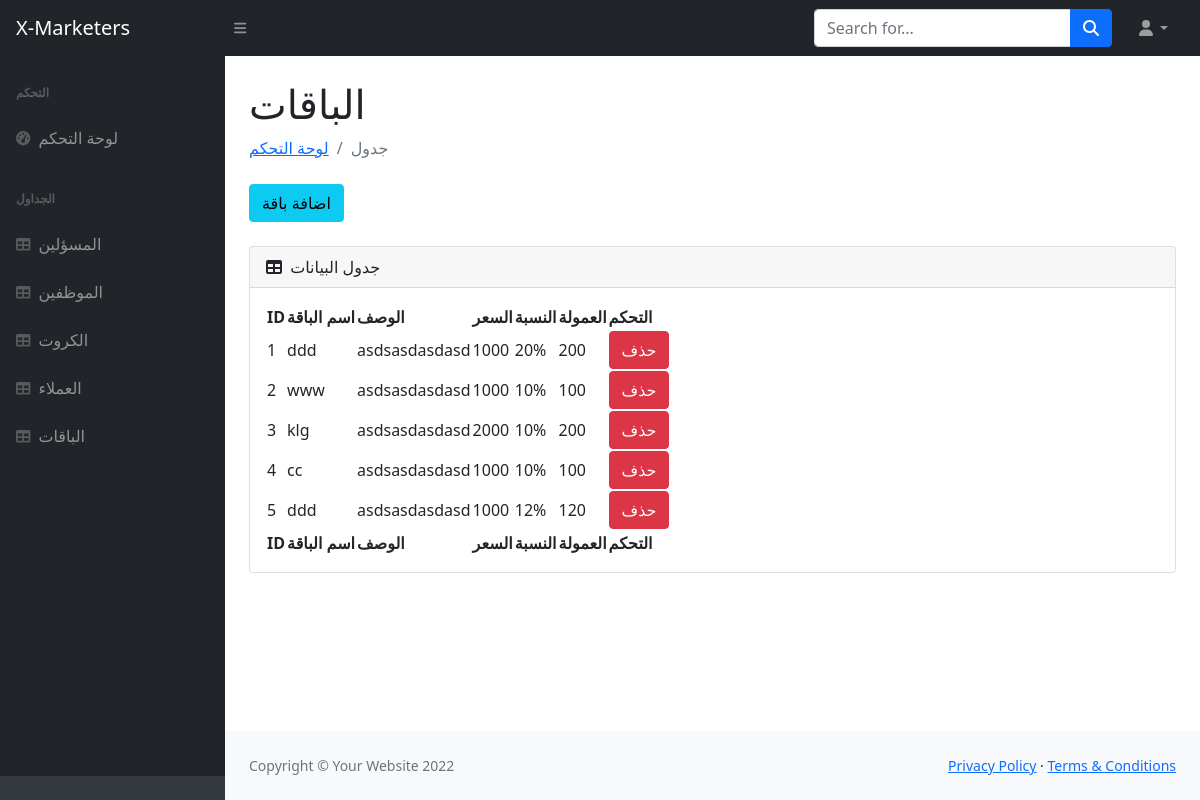
/admin/pricing.php (signed in), run on the app's committed database.
### tables this page shows
CREATE TABLE `pricing` (
  `id` int(11) NOT NULL,
  `prname` varchar(255) NOT NULL,
  `descr` text NOT NULL,
  `price` int(11) NOT NULL,
  `ratio` int(11) NOT NULL,
  `commoiswion` int(11) NOT NULL
);

### admin/design/pricing/pricing_table.php (the view, shortened to what this page needs)
<a type="button" class="btn btn-info" href="?action=add" >اضافة باقة</a>
<br />
<br />
<div class="card mb-4">
                            <div class="card-header">
                                <i class="fas fa-table me-1"></i>
                                جدول البيانات
                            </div>
                            <div class="card-body">
                                <table id="datatablesSimple">
                                    <thead>
                                        <tr>
                                            <th>ID</th>
                                            <th>اسم الباقة</th>
                                            <th>الوصف</th>
                                            <th>السعر</th>
                                            <th>النسبة</th>
                                            <th>العمولة</th>
<?php
    if ( $_SESSION['priv'] == 100 ) {
        echo "<th>التحكم</th>";
    }
?>
                                        </tr>
                                    </thead>
                                    <tfoot>
                                        <tr>
                                            <th>ID</th>
                                            <th>اسم الباقة</th>
                                            <th>الوصف</th>
                                            <th>السعر</th>
                                            <th>النسبة</th>
                                            <th>العمولة</th>
<?php
    if ($_SESSION['priv'] == 100) {
        echo "<th>التحكم</th>";
    }
?>
                                        </tr>
                                    </tfoot>
                                    <tbody>
                                    <?php
require_once "functions/conntact.php";
$select_pricing    =   "SELECT * FROM pricing";
$id    =    0;
$query  =   $conn -> query($select_pricing);
foreach ($query as $pricing) {
?>
                                        <tr>
                                            <td><?php echo ++$id?></td>
                                            <td><?php echo $pricing["prname"]?></td>
                                            <td><?php echo $pricing["descr"]?></td>
                                            <td><?php echo $pricing["price"]?></td>
                                            <td><?php echo $pricing["ratio"]?>%</td>
                                            <td><?php echo $pricing["commoiswion"]?></td>
<?php
    if ($_SESSION['priv'] == 100) {
?>
                                            <td>
                                                <button type="button" class="btn btn-danger" data-bs-toggle="modal" data-bs-target="#q<?= $pricing['id'] ?>">
                                                حذف
                                                </button>
                                            </td>
                                        </tr>
<?php }} ?>
                                    </tbody>
                                </table>

### admin/pricing.php (shortened to what this page needs)
<!DOCTYPE html>
<html lang="en">
    <head>
        <link href="https://cdn.jsdelivr.net/npm/simple-datatables@latest/dist/style.css" rel="stylesheet" />
        <link href="css/styles.css" rel="stylesheet" />
    </head>
    <body class="sb-nav-fixed">
<nav class="sb-topnav navbar navbar-expand navbar-dark bg-dark">
            <a class="navbar-brand ps-3" href="index.php">X-Marketers</a>
            <button class="btn btn-link btn-sm order-1 order-lg-0 me-4 me-lg-0" id="sidebarToggle" href="#!"><i class="fas fa-bars"></i></button>
            <form class="d-none d-md-inline-block form-inline ms-auto me-0 me-md-3 my-2 my-md-0">
                <div class="input-group">
                    <input class="form-control" type="text" placeholder="Search for..." aria-label="Search for..." aria-describedby="btnNavbarSearch" />
                    <button class="btn btn-primary" id="btnNavbarSearch" type="button"><i class="fas fa-search"></i></button>
                </div>
            </form>
            <ul class="navbar-nav ms-auto ms-md-0 me-3 me-lg-4">
                <li class="nav-item dropdown">
                    <a class="nav-link dropdown-toggle" id="navbarDropdown" href="#" role="button" data-bs-toggle="dropdown" aria-expanded="false"><i class="fas fa-user fa-fw"></i></a>
                </li>
            </ul>
        </nav>
        <div id="layoutSidenav">
            <div id="layoutSidenav_nav">
<?php
include "includes/aside.php";
?>
            </div>
            <div id="layoutSidenav_content">
                <main>
                    <div class="container-fluid px-4">
                        <h1 class="mt-4">الباقات</h1>
                        <ol class="breadcrumb mb-4">
                            <li class="breadcrumb-item"><a href="index.html">لوحة التحكم</a></li>
                            <li class="breadcrumb-item active">جدول</li>
                        </ol>
<?php
    if (!isset ($_GET['action'])) {
        include "design/pricing/pricing_table.php";
    } elseif ($_GET ['action'] == 'add') {
        include "design/pricing/form_add_pricing.php";
    }
?>
                </main>
                <footer class="py-4 bg-light mt-auto">
                    <div class="container-fluid px-4">
                        <div class="d-flex align-items-center justify-content-between small">
                            <div class="text-muted">Copyright &copy; Your Website 2022</div>
                            <div>
                                <a href="#">Privacy Policy</a>
                                &middot;
                                <a href="#">Terms &amp; Conditions</a>
                            </div>
                        </div>
                    </div>
                </footer>
            </div>
        </div>
    </body>
</html>

### admin/includes/aside.php (shortened to what this page needs)
<nav class="sb-sidenav accordion sb-sidenav-dark" id="sidenavAccordion">
                    <div class="sb-sidenav-menu">
                        <div class="nav">
                            <div class="sb-sidenav-menu-heading">التحكم</div>
                            <a class="nav-link" href="index.php">
                                <div class="sb-nav-link-icon"><i class="fas fa-tachometer-alt"></i></div>
                                لوحة التحكم
                            </a>
                            <div class="sb-sidenav-menu-heading">الجداول</div>
<?php
    if ($_SESSION['priv'] == 100) {
?>
                            <a class="nav-link" href="owner_table.php">
                                <div class="sb-nav-link-icon"><i class="fas fa-table"></i></div>
                                المسؤلين
                            </a>
                            <a class="nav-link" href="employee_table.php">
                                <div class="sb-nav-link-icon"><i class="fas fa-table"></i></div>
                                الموظفين
                            </a>
                            <a class="nav-link" href="cart_table.php">
                                <div class="sb-nav-link-icon"><i class="fas fa-table"></i></div>
                                الكروت
                            </a>
                            <a class="nav-link" href="client_table.php">
                                <div class="sb-nav-link-icon"><i class="fas fa-table"></i></div>
                                العملاء
                            </a>
                            <a class="nav-link" href="pricing.php">
                                <div class="sb-nav-link-icon"><i class="fas fa-table"></i></div>
                                الباقات
                            </a>
<?php }   ?>
                        </div>
                    </div>
                    <div class="sb-sidenav-footer">
                    </div>
                </nav>

### data on the page
pricing: prname "ddd", descr "asdsasdasdasd", price "1000", ratio "20", commoiswion "200"
pricing: prname "www", descr "asdsasdasdasd", price "1000", ratio "10", commoiswion "100"
pricing: prname "klg", descr "asdsasdasdasd", price "2000", ratio "10", commoiswion "200"
pricing: prname "cc", descr "asdsasdasdasd", price "1000", ratio "10", commoiswion "100"
pricing: prname "ddd", descr "asdsasdasdasd", price "1000", ratio "12", commoiswion "120"
